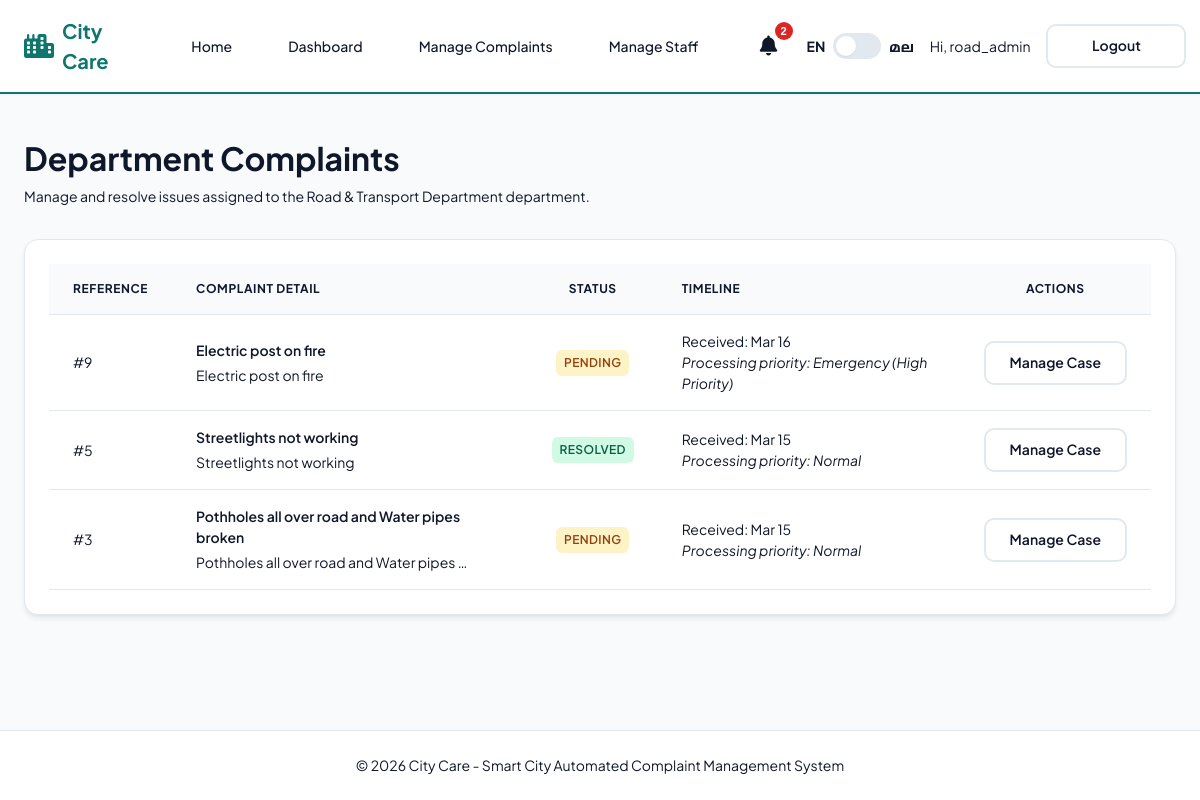
Before: /department/manage/ (signed in) with the older database file.
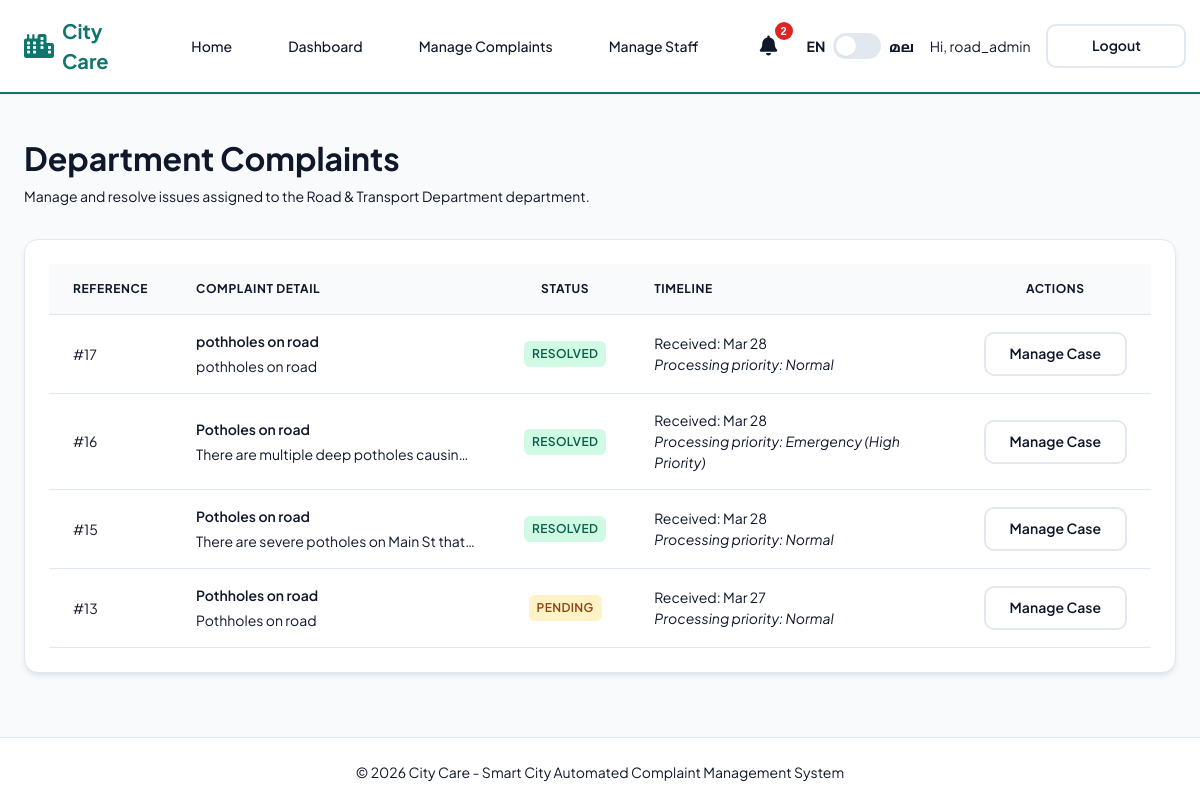
After: the same page with the newer database file.
### complaints/models.py (models this page shows, shortened)
class Complaint(models.Model):
    PRIORITY_CHOICES = [
        ('Normal', _('Normal')),
        ('Emergency', _('Emergency (High Priority)')),
    ]
    STATUS_CHOICES = [
        ('Pending', _('Pending')),
        ('In Progress', _('In Progress')),
        ('Resolved', _('Resolved')),
        ('Escalated', _('Escalated')),
    ]
    user = models.ForeignKey(settings.AUTH_USER_MODEL, on_delete=models.CASCADE, verbose_name=_("user"))
    title = models.CharField(_("title"), max_length=200)
    description = models.TextField(_("description"))
    location = models.CharField(_("location"), max_length=255)
    latitude = models.DecimalField(_("latitude"), max_digits=9, decimal_places=6, null=True, blank=True)
    longitude = models.DecimalField(_("longitude"), max_digits=9, decimal_places=6, null=True, blank=True)
    image = models.ImageField(_("image"), upload_to='complaints/', blank=True, null=True)
    departments = models.ManyToManyField(Department, blank=True, verbose_name=_("departments"))
    assigned_staff = models.ForeignKey(DepartmentStaff, on_delete=models.SET_NULL, null=True, blank=True, related_name='assigned_complaints', verbose_name=_("assigned staff"))
    priority = models.CharField(_("priority"), max_length=20, choices=PRIORITY_CHOICES, default='Normal')
    status = models.CharField(_("status"), max_length=20, choices=STATUS_CHOICES, default='Pending')
    staff_remarks = models.TextField(_("staff remarks"), blank=True, default='')
    is_escalated = models.BooleanField(_("is escalated"), default=False)
    created_at = models.DateTimeField(_("created at"), auto_now_add=True)
    updated_at = models.DateTimeField(_("updated at"), auto_now=True)
    def update_escalation_status(self):
        now = timezone.now()
        time_passed = (now - self.created_at).total_seconds()
        should_escalate = False
        if self.status != 'Resolved':
            if self.priority == 'Emergency':
                if time_passed > 86400: # 24 hours
                    should_escalate = True
            else: # Normal
                if time_passed > 259200: # 3 days (3 * 86400)
                    should_escalate = True
        if should_escalate:
            updates = []
            if not self.is_escalated:
                self.is_escalated = True
                updates.append('is_escalated')
            if self.status != 'Escalated':
                self.status = 'Escalated'
                updates.append('status')
            if updates:
                self.save(update_fields=updates)

### complaints/views.py (the view, shortened to what this page needs)
# urls.py: path('department/manage/', views.department_complaints, name='department_complaints'),
@login_required
def department_complaints(request):
    if not request.user.is_department_admin:
        return HttpResponseForbidden(_("You are not authorized to access this page."))
    dept = request.user.department
    base_token = (dept.name or "").split()[0]  # e.g. 'Garbage', 'Water'
    related_depts = Department.objects.filter(name__icontains=base_token)
    complaints = (
        Complaint.objects
        .filter(departments__in=related_depts)
        .order_by('-created_at')
        .distinct()
    )
    for c in complaints:
        c.update_escalation_status()
    return render(request, 'complaints/department_complaints.html', {'complaints': complaints, 'department': dept})

### complaints/context_processors.py (called while the page is built)
def notifications(request):
    if request.user.is_authenticated:
        unread_count = request.user.notifications.filter(is_read=False).count()
        recent_notifications = request.user.notifications.all()[:5]
        return {
            'unread_notifications_count': unread_count,
            'recent_notifications': recent_notifications,
            'is_staff_user': hasattr(request.user, 'departmentstaff')
        }
    return {}

### templates/complaints/department_complaints.html
{% extends 'base.html' %}
{% load i18n %}
{% block content %}
<div class="page-header mb-5">
    <div>
        <h1 class="page-header__title">{% trans 'Department Complaints' %}</h1>
        <p class="page-header__subtitle">{% trans 'Manage and resolve issues assigned to the' %} {{ user.department.name }} {% trans 'department.' %}</p>
    </div>
</div>
<div class="card card--elevated">
    <div class="table-wrapper">
        <table>
            <thead>
                <tr>
                    <th>{% trans 'Reference' %}</th>
                    <th>{% trans 'Complaint Detail' %}</th>
                    <th style="text-align: center;">{% trans 'Status' %}</th>
                    <th>{% trans 'Timeline' %}</th>
                    <th style="text-align: center;">{% trans 'Actions' %}</th>
                </tr>
            </thead>
            <tbody>
                {% for c in complaints %}
                <tr>
                    <td data-label="{% trans 'Reference' %}">#{{ c.pk }}</td>
                    <td data-label="{% trans 'Complaint Detail' %}">
                        <div style="font-weight: 600; margin-bottom: 0.25rem;">{{ c.title }}</div>
                        <div class="small text-muted" style="white-space: nowrap; overflow: hidden; text-overflow: ellipsis; max-width: 280px;">{{ c.description }}</div>
                    </td>
                    <td data-label="{% trans 'Status' %}" style="text-align: center;">
                        {% if c.status == 'Resolved' %}
                            <span class="badge badge-success">{% trans 'Resolved' %}</span>
                        {% elif c.status == 'In Progress' %}
                            <span class="badge badge-progress">{% trans 'In Progress' %}</span>
                        {% else %}
                            <span class="badge badge-pending">{% trans 'Pending' %}</span>
                        {% endif %}
                    </td>
                    <td data-label="{% trans 'Timeline' %}">
                        <div>{% trans 'Received' %}: {{ c.created_at|date:"M d" }}</div>
                        <div class="small text-muted" style="font-style: italic;">{% trans 'Processing priority' %}: {{ c.get_priority_display }}</div>
                    </td>
                    <td data-label="{% trans 'Actions' %}" style="text-align: center;">
                        <a href="{% url 'complaint_detail' c.pk %}" class="btn btn-secondary">{% trans 'Manage Case' %}</a>
                    </td>
                </tr>
                {% empty %}
                <tr>
                    <td colspan="5" class="text-center text-muted" style="padding: var(--space-8);">{% trans 'No complaints currently require action in your department.' %}</td>
                </tr>
                {% endfor %}
            </tbody>
        </table>
    </div>
</div>
{% endblock %}

Changed rows visible on the page:
removed Complaint: pk "9", title "Electric post on fire", description "Electric post on fire", created_at "Mar 16", priority "Emergency (High Priority)"
removed Complaint: pk "5", title "Streetlights not working", description "Streetlights not working", created_at "Mar 15", priority "Normal"
removed Complaint: pk "3", title "Pothholes all over road and Water pipes broken", description "Pothholes all over road and Water pipes…", created_at "Mar 15", priority "Normal"
added Complaint: pk "17", title "pothholes on road", description "pothholes on road", created_at "Mar 28", priority "Normal"
added Complaint: pk "16", title "Potholes on road", description "There are multiple deep potholes causin…", created_at "Mar 28", priority "Emergency (High Priority)"
added Complaint: pk "15", title "Potholes on road", description "There are severe potholes on Main St that…", created_at "Mar 28", priority "Normal"
added Complaint: pk "13", title "Pothholes on road", description "Pothholes on road", created_at "Mar 27", priority "Normal"
